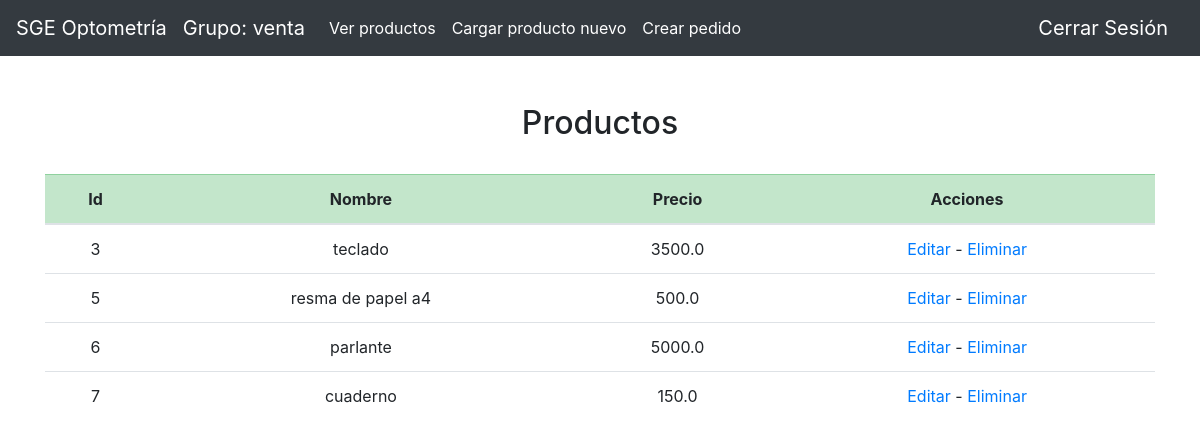
Page /optometria/producto/ (signed in) on the earlier database version.
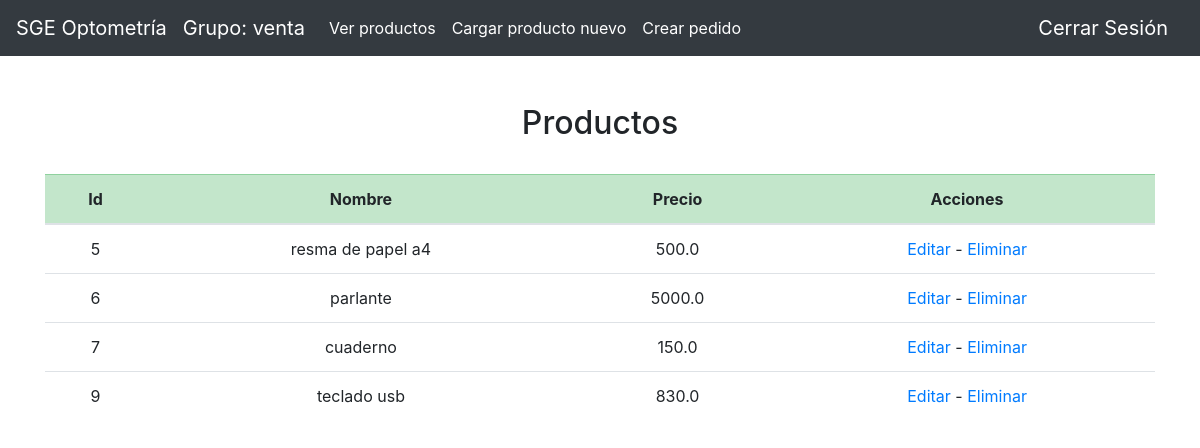
Same page on the later database version.
### optometria/models.py (models this page shows, shortened)
class Producto(models.Model):
    nombre = models.CharField(max_length=32)
    precio = models.FloatField()

### optometria/views.py (the view)
# urls.py: path('producto/', views.ver_producto, name='ver_producto'),
def ver_producto(request):
    if len(Producto.objects.all()) > 0:
        data = Producto.objects.all()
    else:
        data = None
    return render(request, 'optometria/ver_producto.html',{
        'grupo': request.user.rol,
        'data': data,
        })

### optometria/templates/optometria/ver_producto.html (shortened to what this page needs)
{% extends "optometria/new_layout.html" %}
{% block body %}
<br>
{% if data %}
    <h2><center>Productos</center></h2>
    <br>
    <div class="table-responsive">
        <table class="table table-hover">
            <thead>
                <tr class="table-success">
                    <th scope="col"><center>Id</center></th>
                    <th scope="col"><center>Nombre</center></th>
                    <th scope="col"><center>Precio</center></th>
                    <th scope="col"><center>Acciones</center></th>
                </tr>
            </thead>
            <tbody>
            {% for producto in data %}
                <tr>
                    <td><center>{{producto.id}}</center></td>
                    <td><center>{{producto.nombre}}</center></td>
                    <td><center>{{producto.precio}}</center></td>
                    <td><center><a href="{% url 'optometria:editar_producto' producto.id%}">Editar</a>
                    <a> - </a>
                    <a href="{% url 'optometria:eliminar_producto' producto.id%}">Eliminar</a>
                    </center></td>
                    </tr>
            {% endfor %}
            </tbody>
        </table>
    </div>
{% else %}
    <h2><center>No hay productos registrados.</center></h2>
    <br>
{% endif %}
{% endblock %}

Differences in the rows shown:
removed Producto: id "3", nombre "teclado", precio "3500.0"
added Producto: id "9", nombre "teclado usb", precio "830.0"
